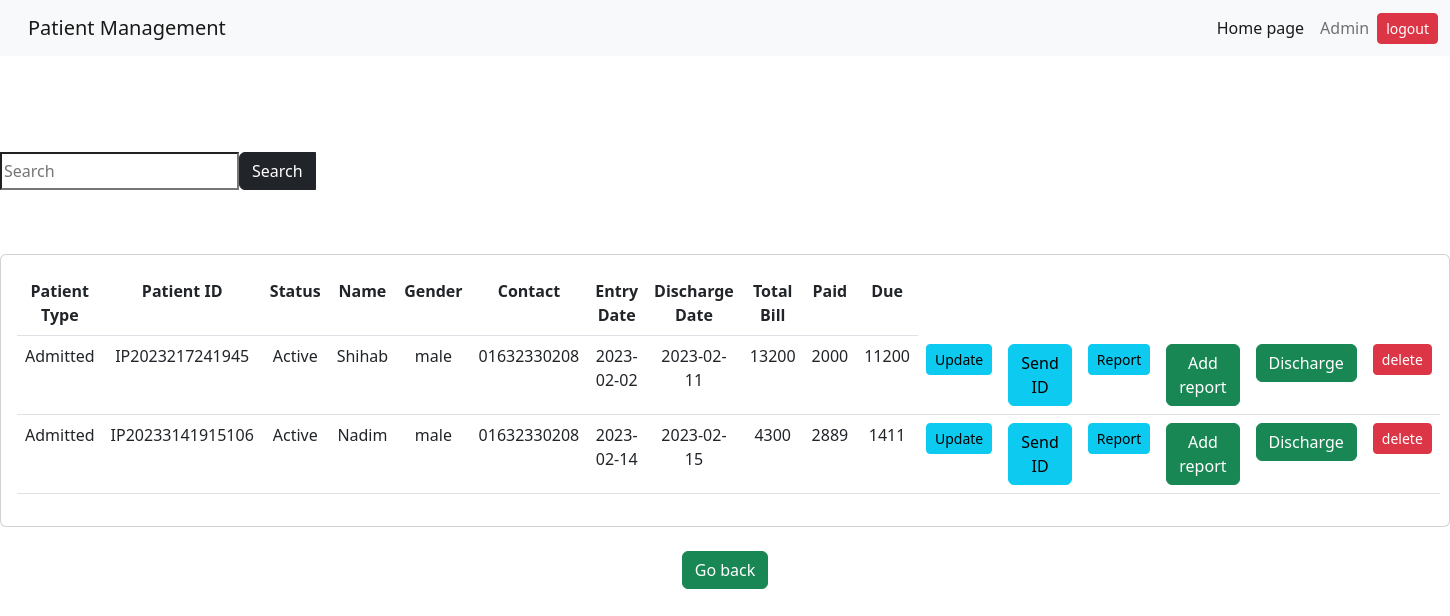
Screenshot of /indoorpatient with the database file from the repository.
### home/models.py (models this page shows, shortened)
class IndoorPatient(models.Model):
    indoor_treatment_patient_type = models.CharField(max_length=122)
    indoor_treatment_patient_id = models.CharField(max_length=122)
    indoor_treatment_patient_status = models.CharField(max_length=122, blank=True)
    patient_name = models.CharField(max_length=122)
    patient_age = models.CharField(max_length=122)
    patient_gender = models.CharField(max_length=122)
    patient_phone = models.CharField(max_length=122)
    patient_email = models.CharField(max_length=122,)
    patient_national_ID = models.CharField(max_length=122)
    indoor_patient_bed_bed_id = models.CharField(max_length=122, blank=True)
    indoor_bed_price = models.CharField(max_length=122)
    indoor_patient_bed_entry_time = models.CharField(max_length=122)
    indoor_patient_bed_discharge_time = models.CharField(max_length=122, blank=True)
    bed_total_bill = models.CharField(max_length=122, blank=True)
    indoor_patient_doctor_doctor_id = models.CharField(max_length=122)
    doctor_visit_fee = models.CharField(max_length=122)
    doctor_total_bill = models.CharField(max_length=122)
    outdoor_service_id = models.CharField(max_length=122)
    outdoor_service_rate = models.CharField(max_length=122)
    indoor_treatment_total_bill = models.CharField(max_length=122)
    indoor_treatment_total_paid =models.CharField(max_length=122, blank= True)
    indoor_treatment_total_due =models.CharField(max_length=122, blank= True)

### home/views.py (the view)
# urls.py: path('indoorpatient', views.indoorpatient, name=" indoorpatient"),
@csrf_exempt
def indoorpatient(request):
	IndoorAdmission = IndoorPatient.objects.all()
	if 'q' in request.GET:
		q= request.GET['q']
		IndoorAdmission= IndoorPatient.objects.filter(Q(indoor_treatment_patient_id__icontains=q)|Q(patient_name__icontains=q)|Q(indoor_patient_bed_entry_time__icontains=q))
	context= {'IndoorAdmission':IndoorAdmission,}
	return render (request, 'indoorpatient.html',context)

### templates/indoorpatient.html (shortened to what this page needs)
{% extends 'abase.html' %}
{% block body %}
<!DOCTYPE html>
<html lang="en">
<head>
</head>
 <br>
 <br>
 <br>
  <form class = "my-4" action="/indoorpatient">
    <div class = "input-group mb-3">
        <input type="text" name="q" calss= "form-control form-control-1g" placeholder="Search"/>
        <button class ="btn btn-dark btn-1g" type="submit" id="button-addon2">Search</button>
    </div>
{% block content %}
    <br>
    <div class="row">
        <div class="col-md">
            <div class="col-md">
                <div class="card card-body">
                    <table class="table">
                        <tr>
                            <th>Patient Type </th>
                            <th>Patient ID</th>
                            <th>Status</th>
                            <th>Name</th>
                            <th>Gender</th>
                            <th>Contact</th>
                            <th>Entry Date</th>
                            <th>Discharge Date</th>
                            <th>Total Bill</th>
                            <th> Paid</th>
                            <th> Due</th>
                        </tr>
                        {% for vai in IndoorAdmission %}
                        <tr>
                            <td>{{vai.indoor_treatment_patient_type}}</td>
                            <td>{{vai.indoor_treatment_patient_id}}</td>
                            <td>{{vai.indoor_treatment_patient_status}}</td>
                            <td>{{vai.patient_name}}</td>
                            <td>{{vai.patient_gender}}</td>
                            <td>{{vai.patient_phone}}</td>
                            <td>{{vai.indoor_patient_bed_entry_time}}</td>
                            <td>{{vai.indoor_patient_bed_discharge_time}}</td>
                            <td>{{vai.indoor_treatment_total_bill}}</td>
                            <td>{{vai.indoor_treatment_total_paid}}</td>
                            <td>{{vai.indoor_treatment_total_due}}</td>
                            <td><a class ="btn btn-sm btn-info" href="update_indoor/{{ vai.id }}">Update</a></td>
                            <td><a class ="btn btn-info" href="iconfirm/{{ vai.id }}">Send ID</a></td>
                            <th><a class ="btn btn-sm btn-info"href="/ipreport">Report</th>
                            <td><a class ="btn btn-success" href="addIpreport/{{ vai.id }}">Add report </a></td>
                            <td><a class ="btn btn-success" href="discharge_patient/{{ vai.id }}">Discharge </a></td>
                            <td><a class ="btn btn-sm btn-danger" href="delete_indoor/{{ vai.id }}">delete</a></td>
                        </tr>
                        {% endfor %}
                    </table>
                </div>
        </div>
    </div>
{% endblock content%}
<p><br><a class="btn btn-success" href="/addmin">Go back</a><br><nr></p>
</body>
</html>
{% endblock body %}

### templates/indoorpatient.html (style rules this page uses)
p { text-align: center; }
div { text-align: center; }
body { background-image: url('https://www.utoronto.ca/sites/default/files/iStock-1038799594_0.jpg'); }

### rows the page displays
IndoorPatient: indoor_treatment_patient_type "Admitted", indoor_treatment_patient_id "IP2023217241945", indoor_treatment_patient_status "Active", patient_name "Shihab", patient_gender "male", patient_phone "01632330208", indoor_patient_bed_entry_time "2023-02-02", indoor_patient_bed_discharge_time "2023-02-11", indoor_treatment_total_bill "13200", indoor_treatment_total_paid "2000", indoor_treatment_total_due "11200"
IndoorPatient: indoor_treatment_patient_type "Admitted", indoor_treatment_patient_id "IP20233141915106", indoor_treatment_patient_status "Active", patient_name "Nadim", patient_gender "male", patient_phone "01632330208", indoor_patient_bed_entry_time "2023-02-14", indoor_patient_bed_discharge_time "2023-02-15", indoor_treatment_total_bill "4300", indoor_treatment_total_paid "2889", indoor_treatment_total_due "1411"
